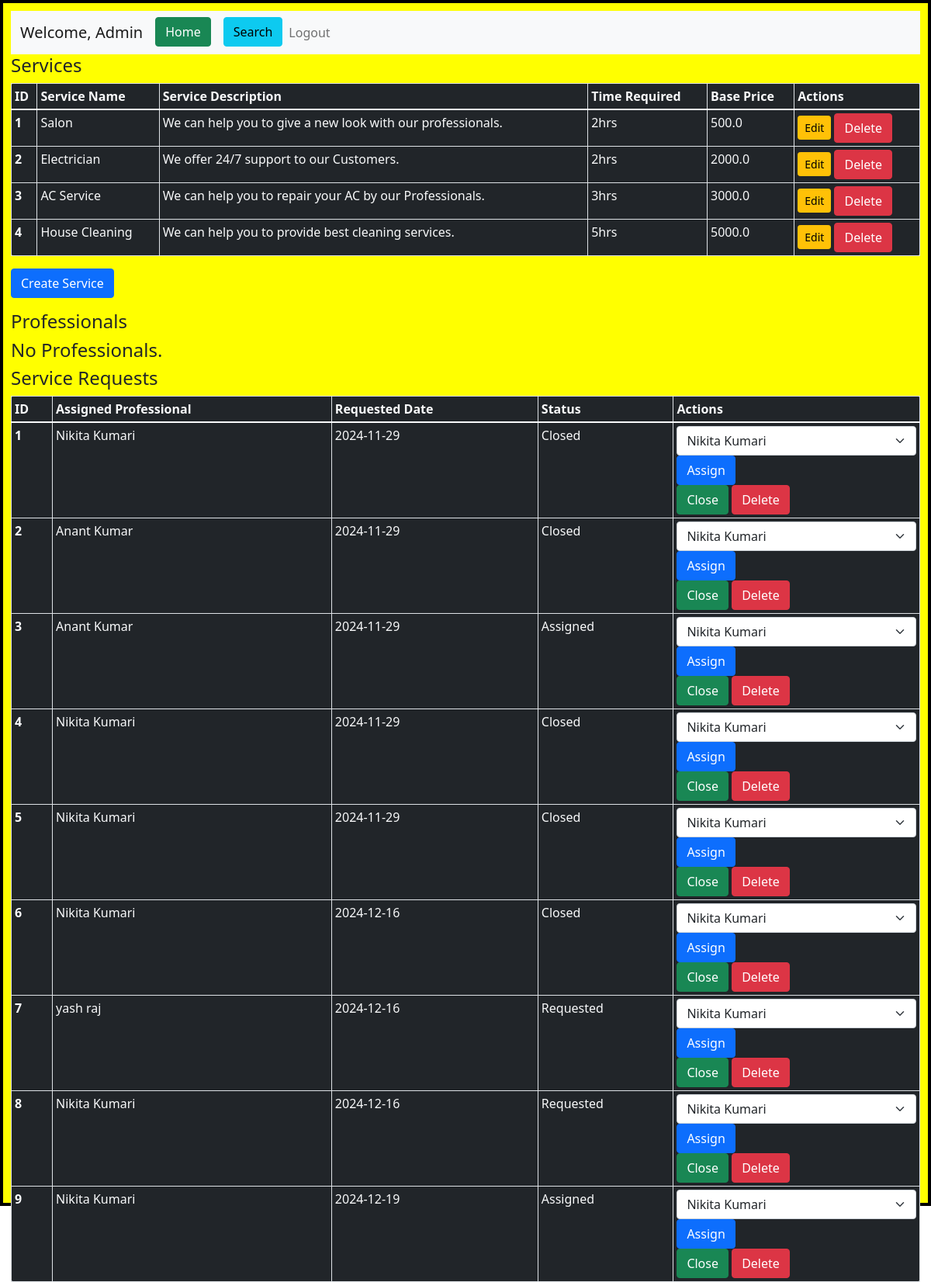
Page /admin_dashboard (signed in) on the committed database.
### models.py (models this page shows)
class Service(db.Model):
    __tablename__ = 'services'
    id = db.Column(db.Integer, primary_key=True)
    name = db.Column(db.String(100), nullable=False)
    base_price = db.Column(db.Float, nullable=False)
    time_required = db.Column(db.String(50))
    description = db.Column(db.Text, nullable=True)
    service_requests = db.relationship('ServiceRequest', backref='service', lazy=True)
    professionals = db.relationship('ServiceProfessional', back_populates='service')

class ServiceRequest(db.Model):
    __tablename__ = 'service_requests'
    id = db.Column(db.Integer, primary_key=True)
    service_id = db.Column(db.Integer, db.ForeignKey('services.id'), nullable=False)
    customer_id = db.Column(db.Integer, db.ForeignKey('customers.id'), nullable=False)
    professional_id = db.Column(db.Integer, db.ForeignKey('service_professionals.id'), nullable=True)
    date_of_request = db.Column(db.Date)
    date_of_completion = db.Column(db.Date, nullable=True)
    status = db.Column(db.String(20), default='Requested')  # Requested, Assigned, Closed
    remarks = db.Column(db.Text, nullable=True)
    ratings = db.Column(db.Float,nullable=True)

class ServiceProfessional(db.Model):
    __tablename__ = 'service_professionals'
    id = db.Column(db.Integer, db.ForeignKey('users.id'), primary_key=True)
    name = db.Column(db.String(100), nullable=False)
    service_type = db.Column(db.String, nullable=False)
    service_id = db.Column(db.Integer, db.ForeignKey('services.id'),nullable=True)
    experience = db.Column(db.Integer, nullable=False)
    address = db.Column(db.String, nullable=False)
    pincode = db.Column(db.String, nullable=False)
    phone = db.Column(db.String())
    profile_verified = db.Column(db.Boolean, default=False) # to mark if the admin verifies the professional
    rejected = db.Column(db.Boolean,default=0) #to mark rejection
    documents = db.Column(db.String) #link to attached documents
    status = db.Column(db.String(10),default='Active')
    service_requests = db.relationship('ServiceRequest', backref='service_professional', lazy=True)
    service = db.relationship('Service', back_populates='professionals')

### controllers.py (the view)
@app.route('/admin_dashboard',methods=['GET'])
@login_required
def admin_dashboard():
    services = Service.query.all()
    service_requests = ServiceRequest.query.all()
    professionals =ServiceProfessional.query.all()
    pending_professionals = ServiceProfessional.query.filter_by(profile_verified=False, rejected=False).all()
    return render_template('admin_dashboard.html',services=services,service_requests=service_requests,professionals=professionals,pending_professionals=pending_professionals)

### controllers.py (called while the page is built)
def login_required(f):
    @wraps(f)
    def decorated_function(*args, **kwargs):
        if 'user_id' not in session:
            flash('You need to log in first', 'warning')
            return redirect(url_for('login'))
        return f(*args, **kwargs)
    return decorated_function

### templates/admin_dashboard.html (shortened to what this page needs)
<!DOCTYPE html>
<html lang="en">
<head>
    <link rel="stylesheet" href="{{url_for('static',filename='login.css') }}">
    <link href="https://cdn.jsdelivr.net/npm/bootstrap@5.1.3/dist/css/bootstrap.min.css" rel="stylesheet">
</head>
<body>
  <div id="main">
    <div id="canvas">
        <nav class="navbar navbar-expand-lg navbar-light bg-light">
            <div class="container-fluid">
              <a class="navbar-brand" href="#">Welcome, Admin</a>
              <div class="collapse navbar-collapse" id="navbarSupportedContent">
                <ul class="navbar-nav me-auto mb-2 mb-lg-0">
                  <li class="nav-item">
                    <a class="nav-link active" aria-current="page" href="#" style="float: inline-end;"></a> <button type="button" class="btn btn-success">Home</button>
                  </li>
                  <li class="nav-item">
                    <a href="{{ url_for('admin_search_professionals') }}" class="btn btn-info">Search</a>
                  </li>
                    <a class="nav-link" href="/logout">Logout</a>
                </ul>
              </div>
            </div>
          </nav>
  <h4>Services</h4>
  {% if services %}
  <table class="table table-sm table-bordered
                  bg-dark text-light rounded-3">
        <thead>
            <tr>
                <th scope="col">ID</th>
                <th scope="col">Service Name</th>
                <th scope="col">Service Description</th>
                <th scope="col">Time Required</th>
                <th scope="col">Base Price</th>
                <th scope="col">Actions</th>
            </tr>
        </thead>
        <tbody>
          {% for service in services %}
            <tr>
                <th scope="row">{{ service.id }}</th>
                <td>{{ service.name }}</td>
                <td>{{ service.description }}</td>
                <td>{{ service.time_required }}</td>
                <td>{{ service.base_price }}</td>
                <td>
                  <a href="{{ url_for('edit_service', service_id=service.id) }}" class="btn btn-warning btn-sm">Edit</a>
                  <a href="/services/delete/{{ service.id}}" class="btn btn-danger">Delete</a>
                </td>
            </tr>
            {% endfor %}
        </tbody>
      </table>
      {% else %}
      <h3> No services.</h3>
      {% endif %}
      <a href="{{ url_for('create_service') }}" class="btn btn-primary mb-3">Create Service</a>
      <h4>Professionals</h4>
      {% if pending_professionals %}
  <table class="table table-sm table-bordered
                  bg-dark text-light rounded-3">
        <thead>
            <tr>
                <th scope="col">ID</th>
                <th scope="col">Name</th>
                <th scope="col">Experiences(in yrs)</th>
                <th scope="col">Pincode</th>
                <th scope="col">Service Name</th>
                <th scope="col">Documents</th>
                <th scope="col">Actions</th>
            </tr>
        </thead>
        <tbody>
          {% for professional in pending_professionals %}
            <tr>
                <th scope="row">{{ professional.id }}</th>
                <td>{{ professional.name }}</td>
                <td>{{ professional.experience }}</td>
                <td>{{ professional.pincode }}</td>
                <td>{{ professional.service_type }}</td>
                <td>
                  {% if professional.documents %}
                  <a href="{{ url_for('get_document', filename=professional.documents) }}">View Document</a>
                  {% else %}
                  <span>No Document Uploaded</span>
                  {% endif %}
                </td>
                <td>
                  <a href="{{ url_for('approve_professional', professional_id=professional.id) }}" class="btn btn-success btn-sm">Approve</a>
                  <a href="{{ url_for('reject_professional', professional_id=professional.id) }}" class="btn btn-danger btn-sm">Reject</a>
                </td>
            </tr>
         {% endfor %}
        </tbody>
      </table>
      {% else %}
      <h4> No Professionals.</h4>
      {% endif %}
      <h4>Service Requests</h4>
      {% if service_requests %}
  <table class="table table-sm table-bordered
                  bg-dark text-light rounded-3">
        <thead>
            <tr>
                <th scope="col">ID</th>
                <th scope="col">Assigned Professional</th>
                <th scope="col">Requested Date</th>
                <th scope="col">Status</th>
                <th scope="col">Actions</th>
            </tr>
        </thead>
        <tbody>
          {% for request in service_requests %}
            <tr>
                <th scope="row">{{ request.id }}</th>
                <td>{{ request.service_professional.name if request.service_professional else "Unassigned"}}</td>
                <td>{{ request.date_of_request }}</td>
                <td>{{ request.status }}</td>
                <td>
                    <form action="/service_requests/assign/{{ request.id }}" method="post">
                        <select name="professional_id" class="form-select">
                            {% for professional in professionals %}
                            <option value="{{ professional.id }}">{{ professional.name }}</option>
                            {% endfor %}
                        </select>
                        <button type="submit" class="btn btn-primary">Assign</button>
                    </form>
                        <a href="/service_requests/close/{{ request.id }}" class="btn btn-success">Close</a>
                        <a href="/service_requests/delete/{{ request.id }}" class="btn btn-danger">Delete</a>
                </td>
            </tr>
        {% endfor %}
        </tbody>
      </table>
      {% else %}
      <h4> No Request Available.</h4>
      {% endif %}
    </div>
  </div>
</body>
</html>

### static/login.css (style rules this page uses)
#main, #canvas { border: 2px solid black; background-color:yellow; background-image: -moz-repeating-linear-gradient(); }
#canvas { width: 100%; margin: auto; height: 1550px; padding: 10px; background-color: yellow; background-image: -moz-linear-gradient(); }

### rows in the picture
Service: id "1", name "Salon", description "We can help you to give a new look with our professionals.", time_required "2hrs", base_price "500.0"
Service: id "2", name "Electrician", description "We offer 24/7 support to our Customers.", time_required "2hrs", base_price "2000.0"
Service: id "3", name "AC Service", description "We can help you to repair your AC by our Professionals.", time_required "3hrs", base_price "3000.0"
Service: id "4", name "House Cleaning", description "We can help you to provide best cleaning services.", time_required "5hrs", base_price "5000.0"
ServiceRequest: id "1", service_professional "Nikita Kumari", date_of_request "2024-11-29", status "Closed"
ServiceRequest: id "2", service_professional "Anant Kumar", date_of_request "2024-11-29", status "Closed"
ServiceRequest: id "3", service_professional "Anant Kumar", date_of_request "2024-11-29", status "Assigned"
ServiceRequest: id "4", service_professional "Nikita Kumari", date_of_request "2024-11-29", status "Closed"
ServiceRequest: id "5", service_professional "Nikita Kumari", date_of_request "2024-11-29", status "Closed"
ServiceRequest: id "6", service_professional "Nikita Kumari", date_of_request "2024-12-16", status "Closed"
ServiceRequest: id "7", service_professional "yash raj", date_of_request "2024-12-16", status "Requested"
ServiceRequest: id "8", service_professional "Nikita Kumari", date_of_request "2024-12-16", status "Requested"
ServiceRequest: id "9", service_professional "Nikita Kumari", date_of_request "2024-12-19", status "Assigned"

### other values in the picture
form field professional_id "Nikita Kumari"
